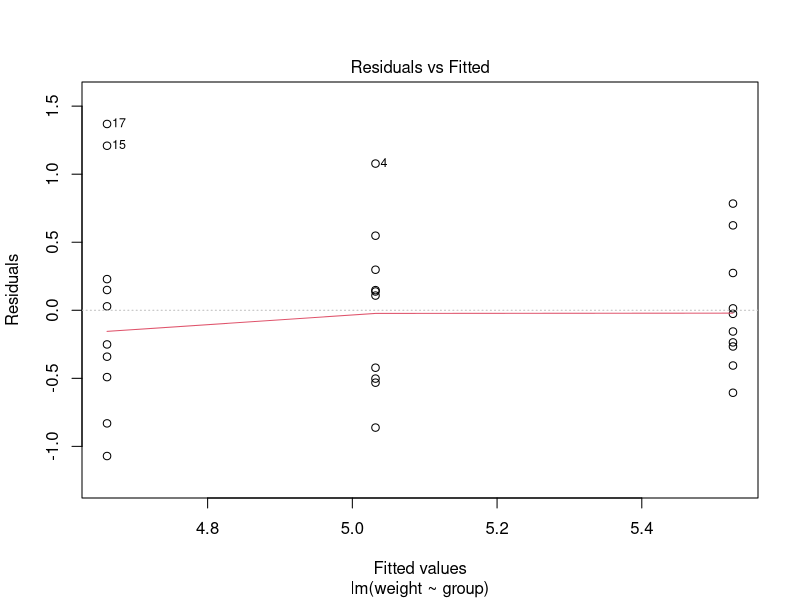
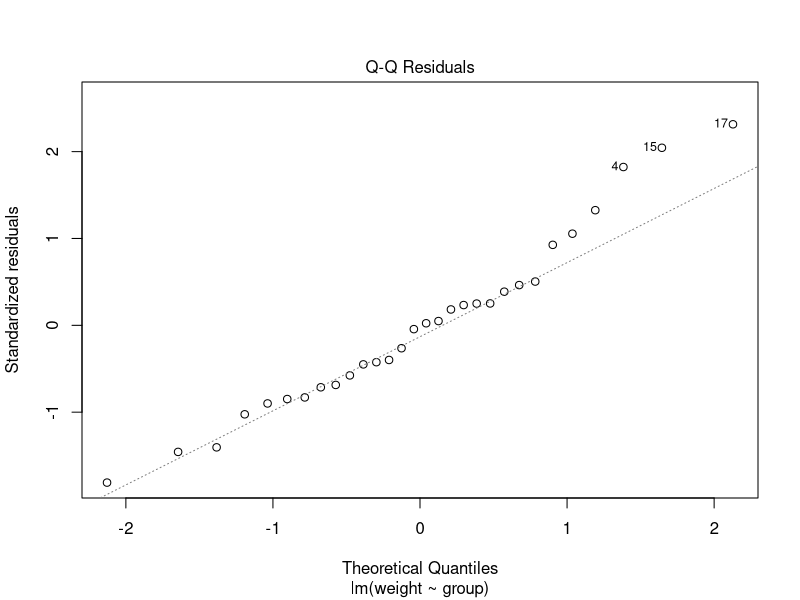
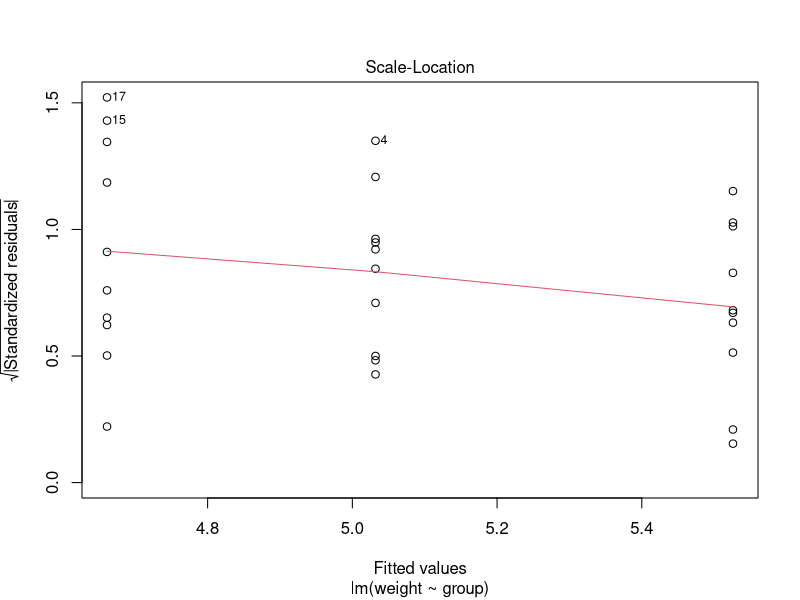
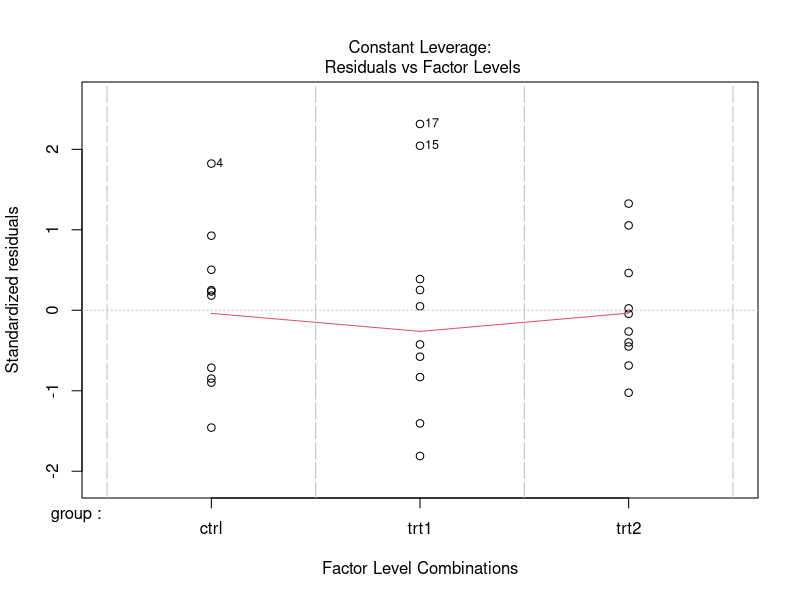

Write R code to recreate these figures, in order.
data("PlantGrowth")
summary(PlantGrowth)

model_1 <- lm(weight ~ group, data = PlantGrowth)
summary(model_1)

plot(model_1)